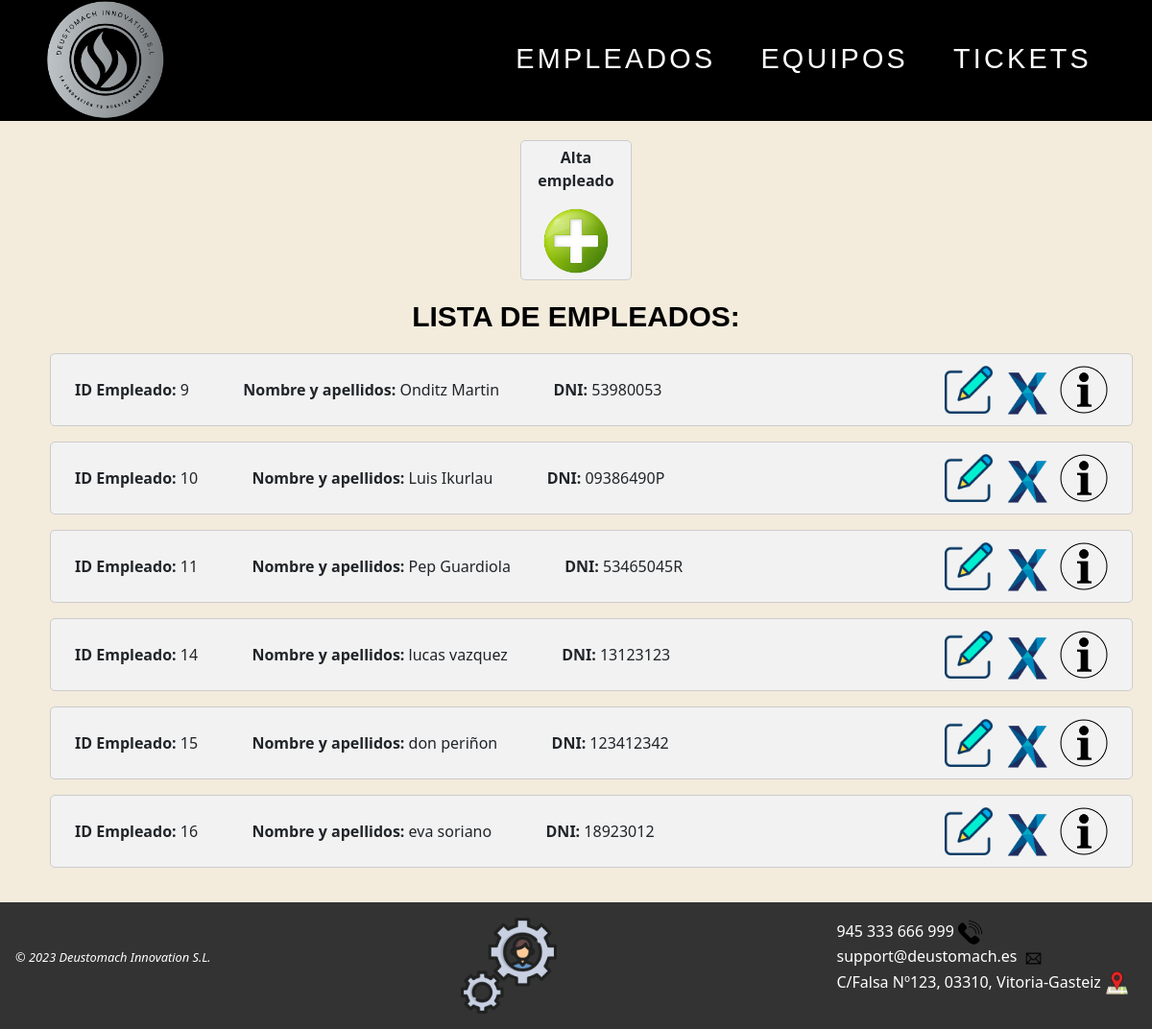
/AppWeb/listadoEmpleados/, run on the app's committed database.
### AppWeb/models.py (models this page shows, shortened)
class Empleado(models.Model):
    dni = models.CharField(max_length=9, unique=True)
    nombre = models.CharField(max_length=15)
    apellidos = models.CharField(max_length=25)
    email = models.CharField(max_length=30)
    telefono = models.IntegerField(default=0)

### AppWeb/views.py (the view)
# urls.py: path('AppWeb/listadoEmpleados/', ListaEmpleado.as_view(), name='listado-empleado'),
class ListaEmpleado(ListView):
    model = Empleado
    template_name = 'listadoEmpleados.html'

### AppWeb/Templates/listadoEmpleados.html
{% extends "homeEmpleados.html" %}
{% load static %}
{% block contenido %}
<div class="contenido">
    <div id="mas">
        <p><b>Alta empleado</b></p>
        <a href="{% url 'gestion:crear-empleado' %}"><img class="centrado" src="{% static 'images/añadirusr.png' %}" width="70px" title="Crear un empleado nuevo"></a>
    </div>
    <h1>LISTA DE EMPLEADOS:</h1>
    {% if object_list %}
        {% for emp in object_list %}
        <ul>
            <div class="objetos">
                <span><b>ID Empleado: </b>{{emp.id}} </span> &emsp;&emsp;&emsp;
                <span><b>Nombre y apellidos: </b>{{emp.nombre}} {{emp.apellidos}} </span> &emsp;&emsp;&emsp;
                <span><b>DNI: </b>{{ emp.dni }} </span>
                <a id="objetos1" href="{% url 'gestion:detalle-empleado' emp.id %}"><img src="{% static 'images/info.png' %}"  title="Pulsa para ver los detalles del empleado" width="50px" ></a>
                <a id="objetos1" href="{% url 'gestion:borrar-empleado' emp.id %}"><img src="{% static 'images/delete.png' %}" title="Haz clic para eliminar al empleado" width="50px"></a>
                <a id="objetos1" href="{% url 'gestion:modificar-empleado' emp.id %}"><img  src="{% static 'images/editar.png' %}" title="Haz clic para editar este empleado" width="50px" ></a>
            </div>
        </ul>
        {% endfor %}
    {% else %}
        <h1>No hay empleados disponibles</h1>
    {% endif %}
</div>
{% endblock %}

### AppWeb/static/css/Estilo.css (style rules this page uses)
img { max-width: 100%; height: auto; }
body { background-color: #f3ebdc; }
#mas { display: block; margin-left: auto; margin-right: auto; margin-bottom: 20px; padding: 5px; background-color: #f2f2f2; border-radius: 5px; border: 1px solid #ccc; max-width: 10%; text-align: center; }
.contenido { margin: 0 auto; max-width: 1400px; padding: 20px; }
h1 { font-weight: 700; color: black; font-family: sans-serif; font-size: 30px; text-align: center; margin-bottom: 20px; }
#objetos1 { margin-left: 10px; margin-top: -13px; float: right; }
.objetos { justify-content: space-between; background-color: #f2f2f2; padding: 25px; border-radius: 5px; border: 1px solid #ccc; }
a { color: white; text-decoration: none; }

### data on the page
Empleado: id "9", nombre "Onditz", apellidos "Martin", dni "53980053"
Empleado: id "10", nombre "Luis", apellidos "Ikurlau", dni "09386490P"
Empleado: id "11", nombre "Pep", apellidos "Guardiola", dni "53465045R"
Empleado: id "14", nombre "lucas", apellidos "vazquez", dni "13123123"
Empleado: id "15", nombre "don", apellidos "periñon", dni "123412342"
Empleado: id "16", nombre "eva", apellidos "soriano", dni "18923012"
